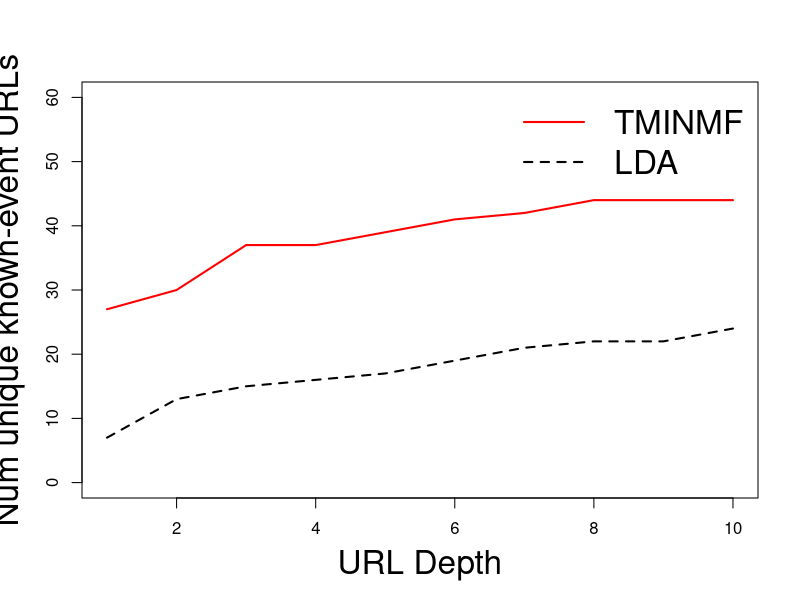
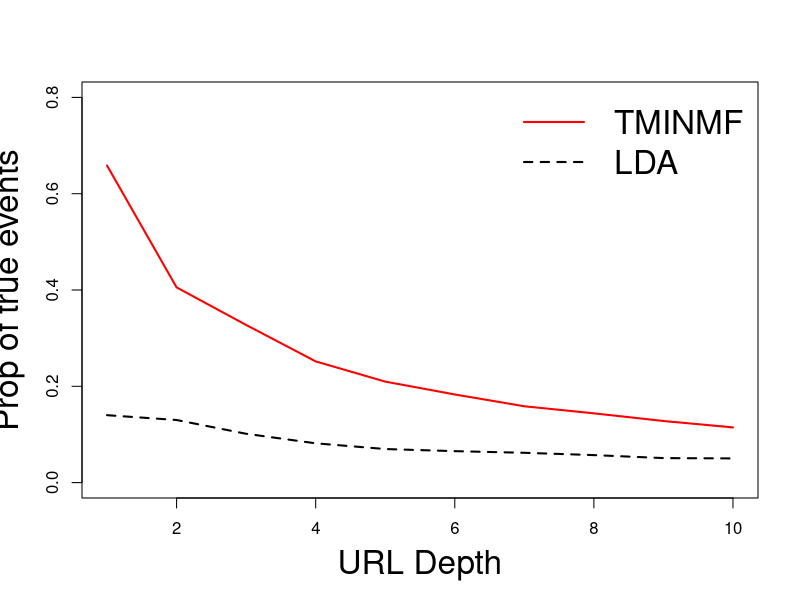

Reproduce these figures in R, in order.
setwd("/Users/cwillis/dev/uiucGSLIS/sigir-2016/plots")

par(mfrow=c(1,1))
pdf("events_at_depth.pdf")
# Number of unique known-event URls at each depth
x <- seq(1:10)
lda <- c(7,13,15,16,17,19,21,22,22,24)
nmf <- c(27,30,37,37,39,41,42,44,44,44)
plot (lda ~ x, type="l", lty=2, lwd=2, xlab="URL Depth", ylab="Num unique known-event URLs", ylim=c(0,60), cex.lab=2)
lines (nmf ~ x, lty=1, lwd=2, col="red")
legend("topright", c("TMINMF", "LDA"), col = c("red", "black"), lwd=2, lty=c(1,2),bty="n", cex=2)
dev.off()



print (prop.test(matrix(c(7, 27, 50, 41), ncol=2))$p.value)
print (prop.test(matrix(c(13, 30, 100, 74), ncol=2))$p.value)
print (prop.test(matrix(c(15, 37, 148, 113), ncol=2))$p.value)
print (prop.test(matrix(c(16, 37, 196, 147), ncol=2))$p.value)
print (prop.test(matrix(c(17, 39, 244, 186), ncol=2))$p.value)
print (prop.test(matrix(c(19, 41, 291, 224), ncol=2))$p.value)
print (prop.test(matrix(c(21, 42, 339, 265), ncol=2))$p.value)
print (prop.test(matrix(c(22, 44, 385, 306), ncol=2))$p.value)
print (prop.test(matrix(c(22, 44, 432, 344), ncol=2))$p.value)
print (prop.test(matrix(c(24, 44, 487, 384), ncol=2))$p.value)



par(mfrow=c(1,1))
pdf("prop_at_depth.pdf")
x <- seq(1:10)
lda <- c(0.1400,0.1300, 0.1014, 0.0816, 0.0697, 0.0653, 0.0619, 0.0571, 0.0509, 0.0502)
nmf <- c(0.6585, 0.4054, 0.3274, 0.2517, 0.2097, 0.1830, 0.1585, 0.1438, 0.1279, 0.1146)
plot (lda ~ x, type="l", lty=2, lwd=2, xlab="URL Depth", ylab="Prop of true events", ylim=c(0,0.8), cex.lab=2)
lines (nmf ~ x, lty=1, lwd=2, col="red")
legend("topright", c("TMINMF", "LDA"), col = c("red", "black"), lwd=2, lty=c(1,2),bty="n", cex=2)
dev.off()





